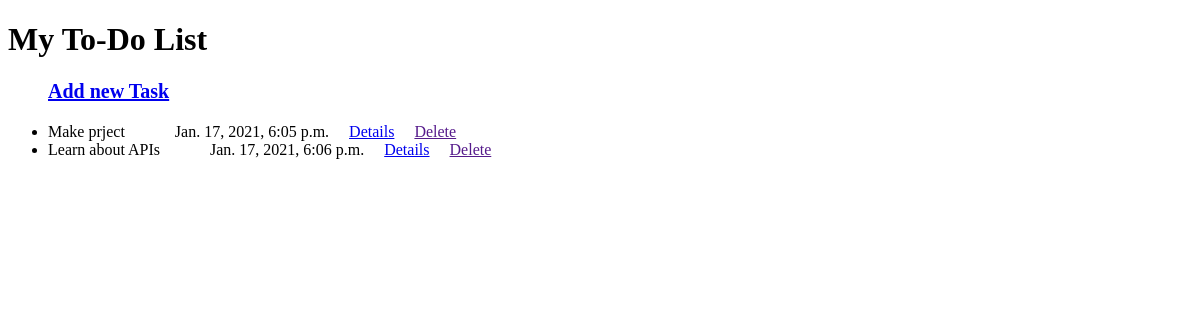
Before: /my_task/ with the older database file.
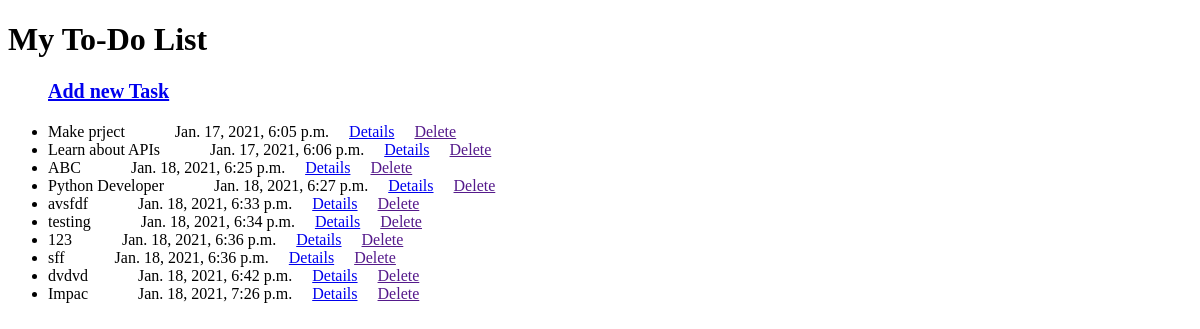
After: the same page with the newer database file.
### Todo_List/models.py (models this page shows, shortened)
class Task(models.Model):
    title = models.CharField(max_length=20)
    description = models.TextField()
    date = models.DateTimeField(auto_now=True)

### Todo_List/views.py (the view)
# urls.py: path('my_task/', home_page),
def home_page(request):
    context = {}
    list_of_tasks = Task.objects.all()
    context['all_tasks'] = list_of_tasks
    return render(request, 'home.html', context)

### templates/home.html (shortened to what this page needs)
<!DOCTYPE html>
<html lang="en">
<head>
    <h1>My To-Do List</h1>
    <ul>
        <a href = "add_new_task/"><b><strong><p><p style = "color:red"><p style = "font-size:20px">Add new Task</p></p></strong></b></a>
        {% for i in all_tasks %}
        <li>{{i.title}}<span style="padding-left:50px"></span>{{i.date}}<span style="padding-left:20px"></span><a href = "/{{i.pk}}/">Details</a><span style="padding-left:20px"></span><a href = "">Delete</a></li>
        {% endfor %}
    </ul>
</head>
<body>
</body>
</html>

Changed rows visible on the page:
added Task: title "ABC", date "Jan. 18, 2021, 6:25 p.m."
added Task: title "Python Developer", date "Jan. 18, 2021, 6:27 p.m."
added Task: title "avsfdf", date "Jan. 18, 2021, 6:33 p.m."
added Task: title "testing", date "Jan. 18, 2021, 6:34 p.m."
added Task: title "123", date "Jan. 18, 2021, 6:36 p.m."
added Task: title "sff", date "Jan. 18, 2021, 6:36 p.m."
added Task: title "dvdvd", date "Jan. 18, 2021, 6:42 p.m."
added Task: title "Impac", date "Jan. 18, 2021, 7:26 p.m."
